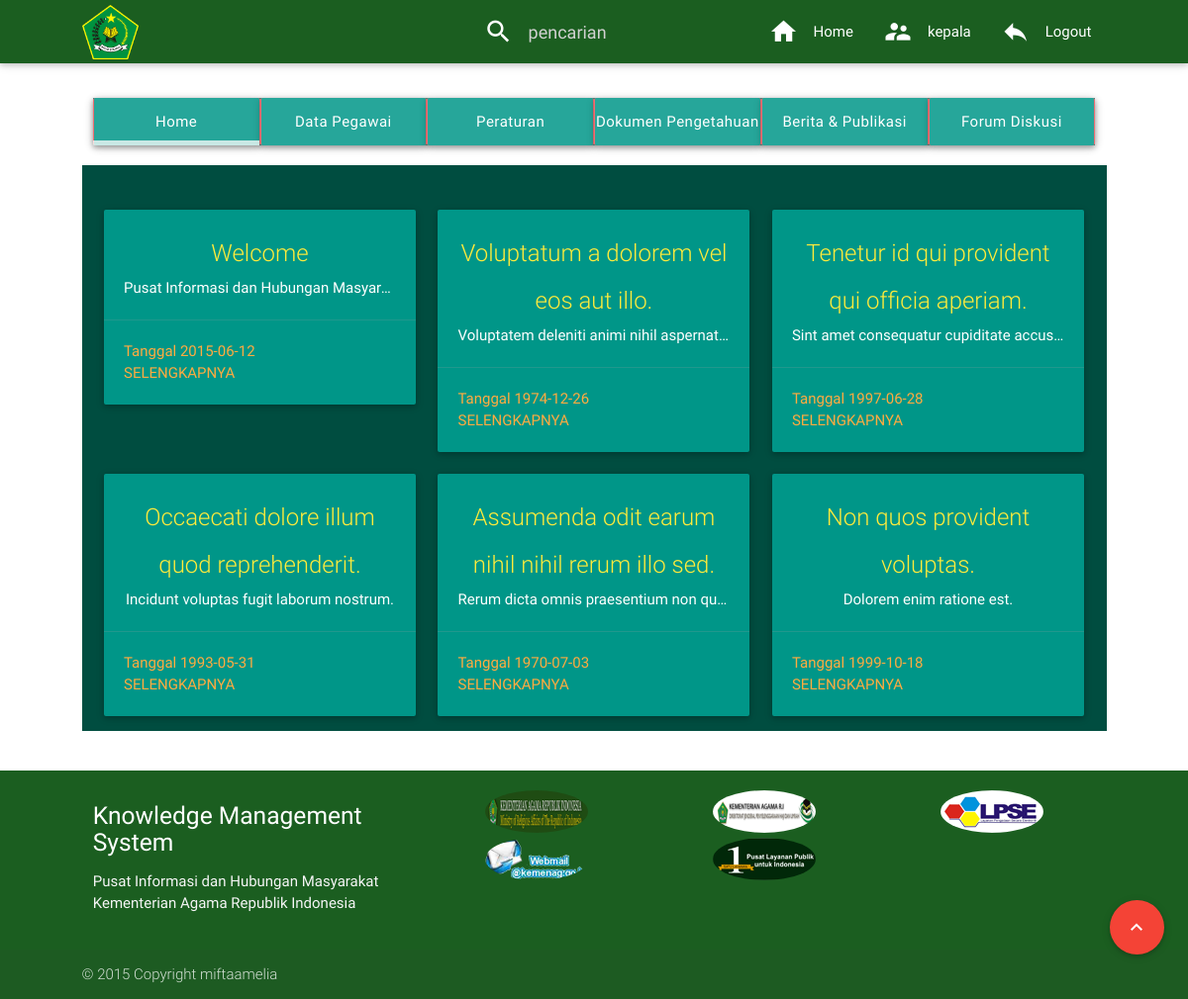
Page /kepala/home.php (signed in) on the committed database.
### tables this page shows
CREATE TABLE IF NOT EXISTS `berita` (
  `id_berita` int(10) NOT NULL,
  `judul_berita` char(50) NOT NULL,
  `isi` longtext NOT NULL,
  `tgl_posting_berita` date NOT NULL
);

### kepala/home.php (the view, shortened to what this page needs)
<html>
    <head>
	    <link href="../asset/css/materialize.min.css" rel="stylesheet">
    </head>
    <body>
	    <header>
	        <nav class="green darken-4" id="top">
	            <div class="nav-wrapper container">
	                <a class="brand-logo"><img style="height:60px; padding-top: 5px;" src="../asset/imagelogo/logo.png"></a>
	                <ul id="nav-mobile" class="right hide-on-med-and-down">
						<li id="search">
							<form action="search.php" method="get" enctype="multipart/form-data">
								<div class="input-field">
									<input name="value" id="search" type="search" required placeholder="pencarian">
									<label for="search"><i class="mdi-action-search"></i></label>
								</div>
							</form>
						</li>
						<li><a href="index.php"><i class="mdi-action-home left"></i>Home</a></li>
						<li><a><i class="mdi-action-account-child left"></i>
							<?php echo (isset($_SESSION['nama_lengkap']) ? $_SESSION['nama_lengkap'] : 'anonym' )?>
						</a></li>
				        <li><a href="../logout.php"><i class="mdi-content-reply left"></i>Logout</a></li>
				    </ul>
	            </div>
	        </nav>
	    </header>
	    <main style="margin-top:20px;">
	        <div class="container row ">
            	<div class="col s12" style="margin-bottom: 20px">
					<ul class="tabs z-depth-1">
				        <li class="tab col s12 m2 l2 teal"><a class="white-text btn" target="_blank" href="#home">Home</a></li>
				        <li class="tab col s12 m2 l2 teal"><a class="white-text btn" target="_blank" href="#pegawai">Data Pegawai</a></li>
				        <li class="tab col s12 m2 l2 teal"><a class="white-text btn" target="_blank" href="#peraturan">Peraturan</a></li>
				        <li class="tab col s12 m2 l2 teal"><a class="white-text btn" target="_blank" href="#dokumen">Dokumen Pengetahuan</a></li>
				        <li class="tab col s12 m2 l2 teal"><a class="white-text btn" target="_blank" href="#berita">Berita & Publikasi</a></li>
				        <li class="tab col s12 m2 l2 teal"><a class="white-text btn" target="_blank" href="#forum">Forum Diskusi</a></li>
				    </ul>
            	</div>
	            <div class="col s12 section teal darken-4">
                	<div class="section" id="home"> <br>
<?php
	$query = "SELECT * FROM berita LIMIT 6";
	$result = mysql_query($query) or die('Error');
	while($data = mysql_fetch_array($result)) {
?>
						    <div class="col s4 ">
						      <div class="card teal">
						        <div class="card-content center-align">
						          <span class="card-title yellow-text"><?php echo $data['judul_berita'];?></span>
						          <div class="white-text"><p class="truncate"><?php echo substr($data['isi'],0,350); ?></p></div>
						        </div>
						        <div class="card-action yellow-darken-4-text">
						          <a>Tanggal <?php echo $data['tgl_posting_berita'];?></a>
						          <a href="textfull.php?id=<?php echo $data['id_berita'] ?>">SELENGKAPNYA</a>
						        </div>
						      </div>
						    </div>
<?php
 	}
?>
                	</div>
	            </div>
	        </div>
	        <div class="fixed-action-btn" style="bottom: 45px; right: 24px;">
				<a class="btn-floating btn-large red" href="#top">
					<i class="large mdi-hardware-keyboard-arrow-up"></i>
				</a>
			</div>
	    </main>
	    <footer class="page-footer green darken-4">
	        <div class="container row">
				<div class="col s4">
	                <h5 class="white-text">Knowledge Management System</h5>
	                <p class="grey-text text-lighten-4">Pusat Informasi dan Hubungan Masyarakat</br> Kementerian Agama Republik Indonesia
	                </p>
                </div>
                <div class="col s8">
                	<div class="row" id="gbr">
            		<div class="col s4">
                		<a href="http://kemenag.go.id/" target="_blank">
                			<img class="circle responsive-img" src="../asset/images/kemenag.go.id1.png" style="">
            			</a>
        			</div>
        			<div class="col s4">
                		<a href="http://haji.kemenag.go.id/" target="_blank">
                			<img class="circle responsive-img" src="../asset/images/hajiumroh1 copy.png">
            			</a>
        			</div>
        			<div class="col s4">
                		<a href="http://lpse.kemenag.go.id/" target="_blank">
                			<img class="circle responsive-img" src="../asset/images/lpse.png">
            			</a>
        			</div>
        			<div class="col s4">
                		<a href="http://webmail@kemenag.go.id/" target="_blank">
                			<img class="circle responsive-img" src="../asset/images/webkemenag.png">
            			</a>
        			</div>
        			<div class="col s4">
                		<a href="http://satulayanan.id/" target="_blank">
                			<img class="circle responsive-img" src="../asset/images/layanan.png">
            			</a>
        			</div>
        			</div>
            	</div>
	        </div>
	        <div class="footer-copyright">
                <div class=container>
                	© 2015 Copyright miftaamelia
                </div>
	        </div>
	    </footer>
    </body>
</html>

### kepala/home.php (style rules this page uses)
body { display: flex; min-height: 100vh; flex-direction: column; }
main { flex: 1 0 auto }
.container { width:90% }
.tabs .tab a { text-transform: capitalize; line-height: inherit; padding: 0; }
.card .card-action a { text-transform: none }
.tabs .tab a { border: 0.1rem solid #ee6e73; border-top: none; border-bottom: none; }
#gbr div a img { display:block; margin:0 auto; margin-bottom: 5px; }

### rows in the picture
berita: judul_berita "Welcome", isi "Pusat Informasi dan Hubungan Masyar…", tgl_posting_berita "2015-06-12"
berita: judul_berita "Voluptatum a dolorem vel eos aut illo.", isi "Voluptatem deleniti animi nihil aspernat…", tgl_posting_berita "1974-12-26"
berita: judul_berita "Tenetur id qui provident qui officia aperiam.", isi "Sint amet consequatur cupiditate accus…", tgl_posting_berita "1997-06-28"
berita: judul_berita "Occaecati dolore illum quod reprehenderit.", isi "Incidunt voluptas fugit laborum nostrum.", tgl_posting_berita "1993-05-31"
berita: judul_berita "Assumenda odit earum nihil nihil rerum illo sed.", isi "Rerum dicta omnis praesentium non qu…", tgl_posting_berita "1970-07-03"
berita: judul_berita "Non quos provident voluptas.", isi "Dolorem enim ratione est.", tgl_posting_berita "1999-10-18"

### other values in the picture
$_SESSION['nama_lengkap'] "kepala"
